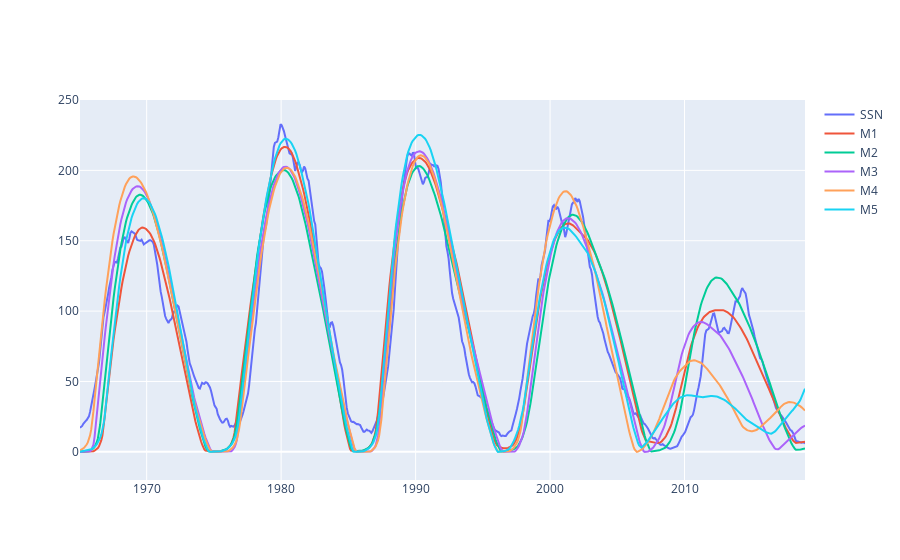

Source (notebook cell):
### Code cell
import plotly.graph_objects as go

# Assuming df is your DataFrame

fig = go.Figure()

# Add SSN scatter plot
fig.add_trace(go.Scatter(x=df['decimal_date'], y=df['SSN'], name='SSN'))

# Add M1-M5 scatter plots
for i in range(1, 6):
    fig.add_trace(go.Scatter(x=df['decimal_date'], y=df[f'M{i}'], name=f'M{i}', visible=True))

# make yrange from 0 to 250
fig.update_yaxes(range=[-20, 250])
# Show figure
fig.show()

### Figure 1 — Plotly figure (JSON) as saved in the notebook; plotly's stock layout.template omitted (floating-point values rounded to 4 significant figures; data arrays with more than 128 entries replaced by an {"elided": "..."} marker saying what was removed)
{"data": [{"name": "SSN", "type": "scatter", "x": {"elided": "648 float values"}, "y": {"elided": "648 float values"}}, {"name": "M1", "type": "scatter", "visible": true, "x": {"elided": "648 float values"}, "y": {"elided": "648 float values"}}, {"name": "M2", "type": "scatter", "visible": true, "x": {"elided": "648 float values"}, "y": {"elided": "648 float values"}}, {"name": "M3", "type": "scatter", "visible": true, "x": {"elided": "648 float values"}, "y": {"elided": "648 float values"}}, {"name": "M4", "type": "scatter", "visible": true, "x": {"elided": "648 float values"}, "y": {"elided": "648 float values"}}, {"name": "M5", "type": "scatter", "visible": true, "x": {"elided": "648 float values"}, "y": {"elided": "648 float values"}}], "layout": {"yaxis": {"range": [-20, 250]}}}
